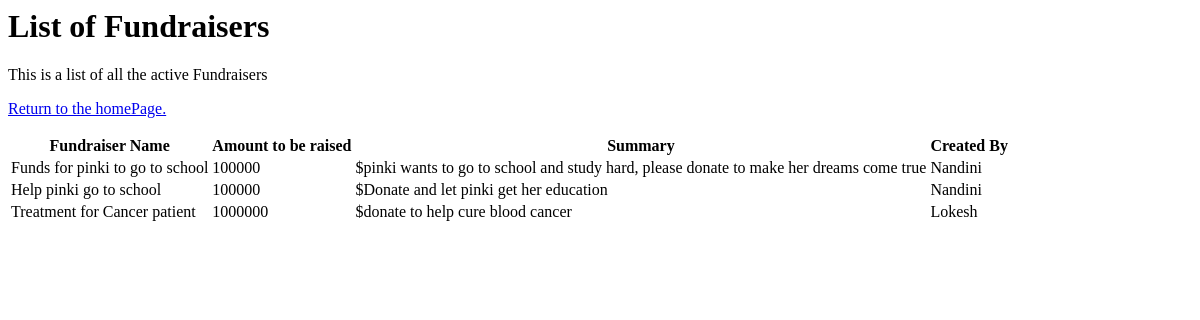
Before: /fundraiserlist with the older database file.
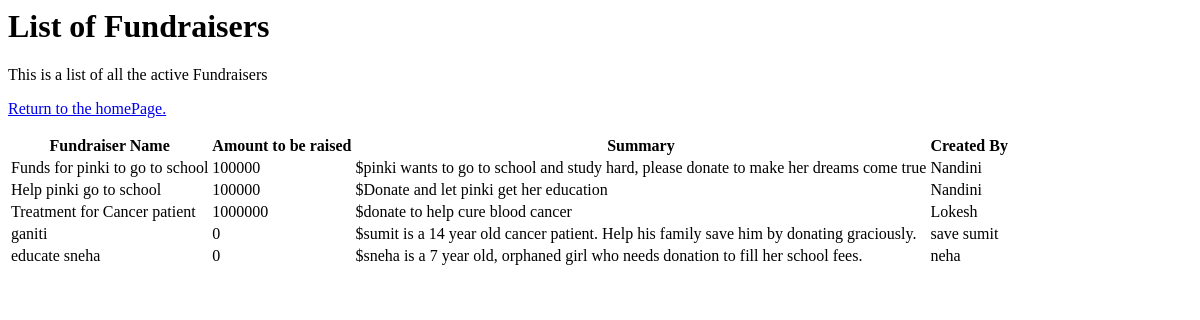
After: the same page with the newer database file.
### app/models.py (models this page shows, shortened)
class Fundraisers(db.Model):
    __tablename__ = 'Fundraisers'
    id       = db.Column(db.Integer,     primary_key=True)
    name     = db.Column(db.String(64),  unique = True)
    amount    = db.Column(db.Integer)
    summary   = db.Column(db.String(64))
    created_by = db.Column(db.String(64))

### app/views.py (the view)
@app.route('/fundraiserlist')
def fundraiserlist():
    return render_template('fundraiserlist.html', Fundraisers = Fundraisers.query.all())

### app/templates/fundraiserlist.html
<h1 class="pt-5 pb-2">List of Fundraisers</h1>
      <p class="lead alert alert-warning">This is a list of all the active Fundraisers
			  </p>
	  <p class="ml-4"><a href="{{ url_for('index') }}">Return to the homePage.</a></p>
		<table class="table">
			<tr>
				<th>Fundraiser Name</th>
				<th>Amount to be raised</th>
                <th>Summary</th>
				<th>Created By</th>
			</tr>
			{% for fundraiser in Fundraisers %}
			<tr>
				<td>{{ fundraiser.name }}</td>
				<td>{{ fundraiser.amount }}</td>
				<td>${{ fundraiser.summary}}</td>
				<td>{{ fundraiser.created_by }}</td>
			</tr>
			{% endfor %}
		</table>

Changed rows visible on the page:
added Fundraisers: name "ganiti", amount "0", summary "sumit is a 14 year old cancer patient. Help his family save him by donating graciously.", created_by "save sumit"
added Fundraisers: name "educate sneha", amount "0", summary "sneha is a 7 year old, orphaned girl who needs donation to fill her school fees.", created_by "neha"
